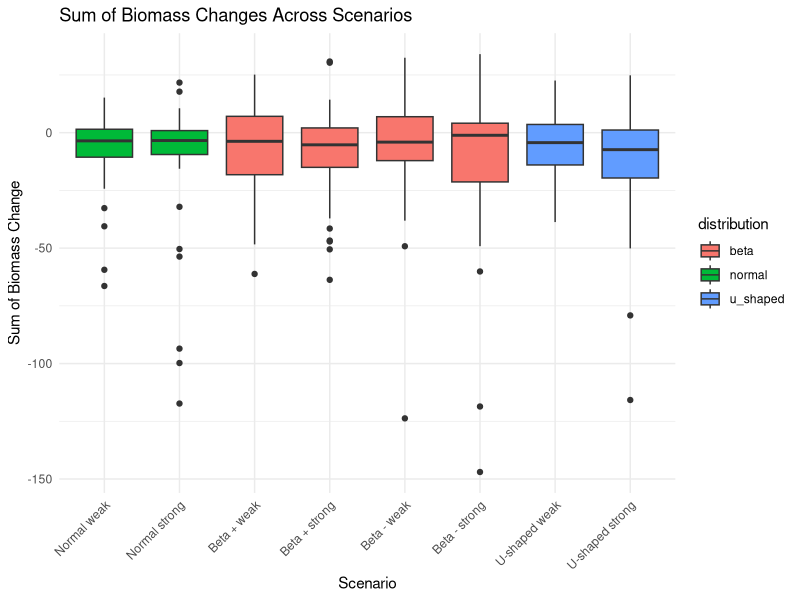
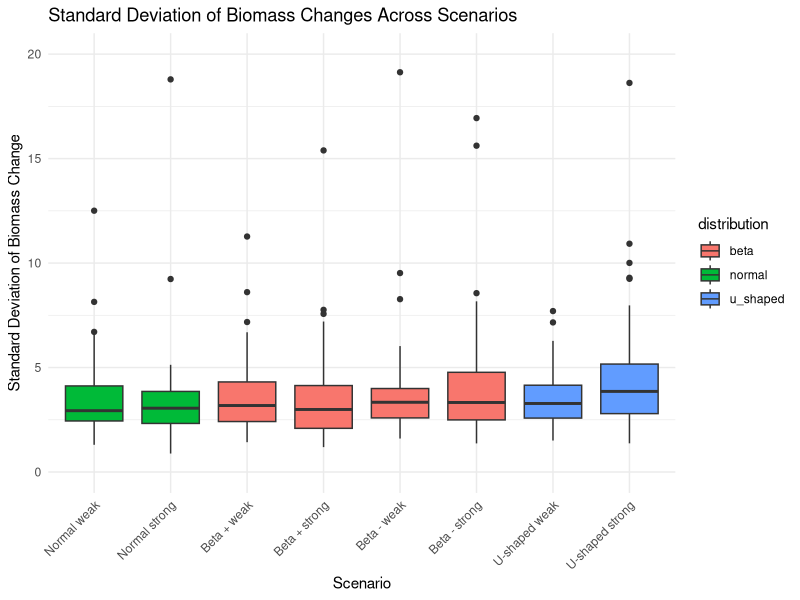
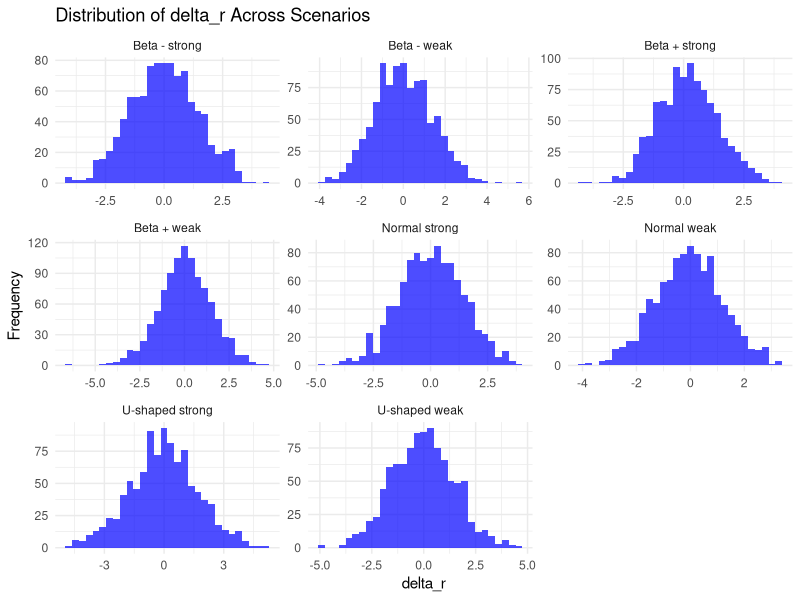

The R script that drew these images, in order:
library(ggplot2)
library(tidyr)
library(dplyr)
library(Matrix)
library(deSolve)

# Function to create a correlation matrix with different distributions
createCorMat <- function(S, distribution_type = "normal", 
                         mean = 0, sd = 1, 
                         beta_shape1 = NULL, beta_shape2 = NULL, 
                         ushape1 = NULL, ushape2 = NULL) {
  n_off_diag <- S * (S - 1) / 2
  
  # Generate correlation values based on the chosen distribution
  if (distribution_type == "normal") {
    cor_values <- rnorm(n_off_diag, mean = mean, sd = sd)
  } else if (distribution_type == "beta") {
    cor_values <- rbeta(n_off_diag, shape1 = beta_shape1, shape2 = beta_shape2)
    cor_values <- 2 * (cor_values - 0.5)  # Map Beta values to [-1, 1]
  } else if (distribution_type == "u_shaped") {
    cor_values <- rbeta(n_off_diag, shape1 = ushape1, shape2 = ushape2)
    cor_values <- 2 * (cor_values - 0.5)  # Map Beta values to [-1, 1]
  } else {
    stop("Invalid distribution type specified.")
  }
  
  if (distribution_type == "normal") {
    cor_values <- scale(cor_values, center = mean(cor_values), scale = sd(cor_values))
    cor_values <- cor_values * sd + mean
  }
  
  cor_values[cor_values < -1] <- -1
  cor_values[cor_values > 1] <- 1
  
  corMat <- matrix(1, nrow = S, ncol = S)
  corMat[upper.tri(corMat)] <- cor_values
  corMat <- corMat * t(corMat)
  
  return(corMat)
}

# Function to simulate quantitative network
sim_quantitative_network <- function(Net_type, S, C, aij_params) {
  A <- matrix(0, S, S)
  n_pairs <- S * (S - 1) / 2
  B <- runif(n_pairs) <= C
  if (Net_type == "predator-prey") { 
    aij <- -abs(rnorm(n_pairs, aij_params[1], aij_params[2]))
    A[upper.tri(A)] <- B * aij
    A <- t(A)
    aij <- abs(rnorm(n_pairs, aij_params[1], aij_params[2]))
    A[upper.tri(A)] <- B * aij
  } 
  diag(A) <- -runif(S, min = 0, max = 1)
  while(max(Re(eigen(A)$values)) > 0){
    diag(A) <- -runif(S, min = 0, max = 1)
  }
  return(A)
}

# Function to simulate dynamics
fw.model <- function(t, B, params) {
  with(as.list(c(B, params)), {
    B[B < 10^-8] <- 0 
    B[B < 0] <- 0 # Prevent negative biomass
    dBdt <- (params$r + params$A %*% B) * B
    list(dBdt)
  })
}

eventfun <- function(t, B, parms){
  with(as.list(B), {
    B[B < 1e-6] <- 0
    return(B)
  })
}

simulate_dynamics_c <- function(params, model, init_biomass = runif(params$S, min = 1, max = 10)) {
  init_biomass <- as.numeric(init_biomass)
  times <- seq(from = 1, to = params$maxt)
  out <- deSolve::ode(
    y = init_biomass,
    times = times,
    func = fw.model,
    parms = params,
    events = list(func = eventfun, time = times)
  ) %>% as.data.frame()
  return(out)
}

# Function to simulate response
simulate_response <- function(S, C, aij_params, mu_delta_r, sd_delta_r, sd_X, maxt, distribution_type, mean, sd, beta_shape1, beta_shape2, ushape1, ushape2){
  
  # Compute C matrix
  cor_matrix <- createCorMat(S = S, 
                             distribution_type = distribution_type, 
                             mean = mean, sd = sd, 
                             beta_shape1 = beta_shape1, beta_shape2 = beta_shape2, 
                             ushape1 = ushape1, ushape2 = ushape2)
  
  # Adjust C matrix
  cor_matrix <- as.data.frame(cor_matrix)
  cor_matrix$Var1 <- paste0("V", rownames(cor_matrix))
  cor_matrix <- cor_matrix %>%
    pivot_longer(-Var1, names_to = "Var2", values_to = "value")
  cor_matrix$Var1 <- factor(cor_matrix$Var1, levels = unique(cor_matrix$Var1))
  cor_matrix$Var2 <- factor(cor_matrix$Var2, levels = rev(unique(cor_matrix$Var2)))
  
  # Pivot the long-format dataframe back to wide format
  wide_cor_matrix <- cor_matrix %>%
    pivot_wider(names_from = Var2, values_from = value) %>%
    select(-Var1)
  
  # Convert back to a matrix
  recovered_matrix <- as.matrix(wide_cor_matrix)
  
  covMat <- as.matrix(Matrix::nearPD(sd_X %*% t(sd_X) * recovered_matrix)$mat)
  A <- sim_quantitative_network("predator-prey", S = S, C = C, aij_params = aij_params)
  
  equilibrium_pre <- runif(S, 1, 10)
  r_pre <- -A %*% equilibrium_pre
  dyn_params <- list(A = A, r = r_pre, S = S, maxt = maxt) 
  pre_perturb <- simulate_dynamics_c(dyn_params, fw.model)
  equilibrium_pre <- as.numeric(pre_perturb[nrow(pre_perturb), -1])
  
  delta_r <- MASS::mvrnorm(n = 1, mu = rnorm(S, mu_delta_r, sd_delta_r), Sigma = covMat, empirical = FALSE)
 # delta_r <- MASS::mvrnorm(n = 1, mu = rep(0, S), Sigma = covMat, empirical = FALSE)
  dyn_params$r <- dyn_params$r + delta_r 
  
  post_perturb <- simulate_dynamics_c(dyn_params, fw.model, init_biomass = equilibrium_pre)
  equilibrium_post <- as.numeric(post_perturb[nrow(post_perturb), -1])
  
  df <- data.frame(species = paste0("sp", c(1:S)), X_pre = equilibrium_pre, X_post = equilibrium_post)
  return(list(df = df, pre_perturb = pre_perturb, post_perturb = post_perturb, Sigma = covMat, C_matrix = recovered_matrix, delta_r = delta_r))
}

# Step 1: Create a dataframe for scenarios with the correct classification
scenarios <- data.frame(
  scenario = c("Normal weak", "Normal strong", 
               "Beta + weak", "Beta + strong", 
               "Beta - weak", "Beta - strong", 
               "U-shaped weak", "U-shaped strong"),
  distribution = c("normal", "normal", 
                   "beta", "beta", 
                   "beta", "beta", 
                   "u_shaped", "u_shaped"),
  strength = c("weak", "strong", 
               "weak_positive", "strong_positive", 
               "weak_negative", "strong_negative", 
               "weak", "strong"),
  mean = c(0, 0, NA, NA, NA, NA, NA, NA),
  sd = c(0.1, 0.4, NA, NA, NA, NA, NA, NA),
  beta_shape1 = c(NA, NA, 3, 5, 2, 2, NA, NA),
  beta_shape2 = c(NA, NA, 2, 2, 3, 5, NA, NA),
  ushape1 = c(NA, NA, NA, NA, NA, NA, 0.5, 0.05),
  ushape2 = c(NA, NA, NA, NA, NA, NA, 0.5, 0.05)
)

# Step 2: Run simulation and store the results for each scenario
results <- data.frame()
delta_r_values <- data.frame()  # To store delta_r values
nsim <- 50

for (i in 1:nrow(scenarios)) {
  scenario <- scenarios[i, ]
  print(paste("Running scenario", scenario$scenario, ":", scenario$distribution, scenario$strength))
  
  for (j in 1:nsim) {
    result <- simulate_response(S = 20, 
                                C = 0.2, 
                                aij_params = c(0, 0.5), 
                                mu_delta_r = 0, 
                                sd_delta_r = 0.5, 
                                sd_X = rep(1.1, 20), 
                                maxt = 100,
                                distribution_type = scenario$distribution,
                                mean = scenario$mean,
                                sd = scenario$sd,
                                beta_shape1 = scenario$beta_shape1,
                                beta_shape2 = scenario$beta_shape2,
                                ushape1 = scenario$ushape1,
                                ushape2 = scenario$ushape2)
    
    df <- result$df
    delta_r <- result$delta_r  # Capture delta_r values
    
    # Store results
    results <- rbind(
      results,
      data.frame(
        scenario = scenario$scenario,
        distribution = scenario$distribution,
        strength = scenario$strength,
        sum_deltaX = sum(df$X_pre - df$X_post),
        sd_deltaX = sd(df$X_pre - df$X_post)
      )
    )
    
    # Store delta_r values for later analysis
    delta_r_values <- rbind(
      delta_r_values,
      data.frame(scenario = scenario$scenario, delta_r = delta_r)
    )
  }
}

# Step 3: Plot the results organized by distribution and strength

# Plot for sum of biomass changes
p4 <- ggplot(results, aes(x = scenario, y = sum_deltaX, fill = distribution)) +
  geom_boxplot() +
  labs(title = "Sum of Biomass Changes Across Scenarios", x = "Scenario", y = "Sum of Biomass Change") +
  scale_x_discrete(limits = c("Normal weak", "Normal strong", 
                              "Beta + weak", "Beta + strong", 
                              "Beta - weak", "Beta - strong", 
                              "U-shaped weak", "U-shaped strong")) +
  theme_minimal() +
  theme(axis.text.x = element_text(angle = 45, hjust = 1))

# Plot for standard deviation of biomass changes
p5 <- ggplot(results, aes(x = scenario, y = sd_deltaX, fill = distribution)) +
  geom_boxplot() +
  labs(title = "Standard Deviation of Biomass Changes Across Scenarios", x = "Scenario", y = "Standard Deviation of Biomass Change") +
  scale_x_discrete(limits = c("Normal weak", "Normal strong", 
                              "Beta + weak", "Beta + strong", 
                              "Beta - weak", "Beta - strong", 
                              "U-shaped weak", "U-shaped strong")) +
  theme_minimal() +
  theme(axis.text.x = element_text(angle = 45, hjust = 1))+
  ylim(0,20)

print(p4)
print(p5)



# Plot delta_r distributions per scenario
ggplot(delta_r_values, aes(x = delta_r)) +
  geom_histogram(bins = 30, fill = "blue", alpha = 0.7) +
  facet_wrap(~scenario, scales = "free") +  # Separate plots for each scenario
  theme_minimal() +
  ggtitle("Distribution of delta_r Across Scenarios") +
  labs(x = "delta_r", y = "Frequency")
